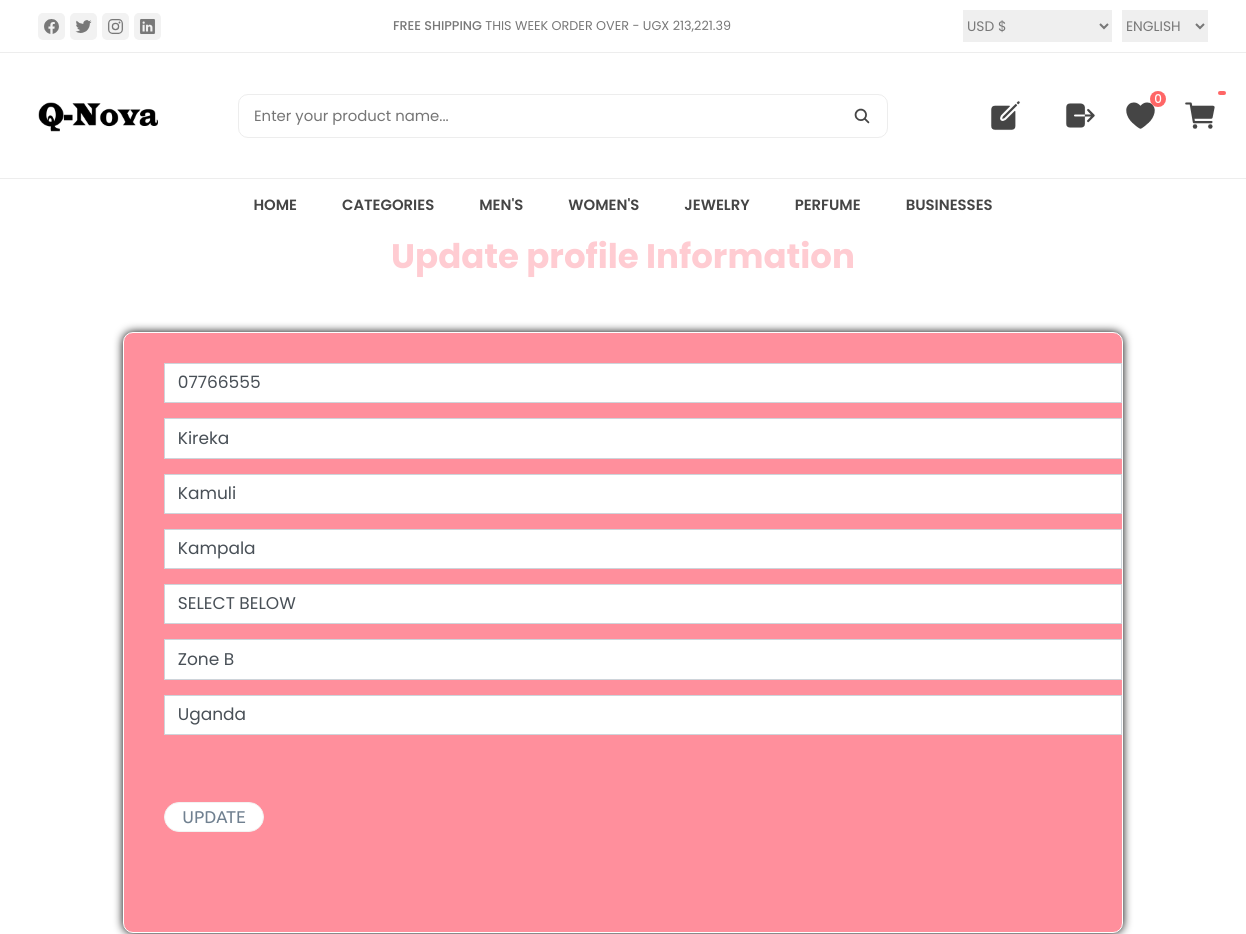
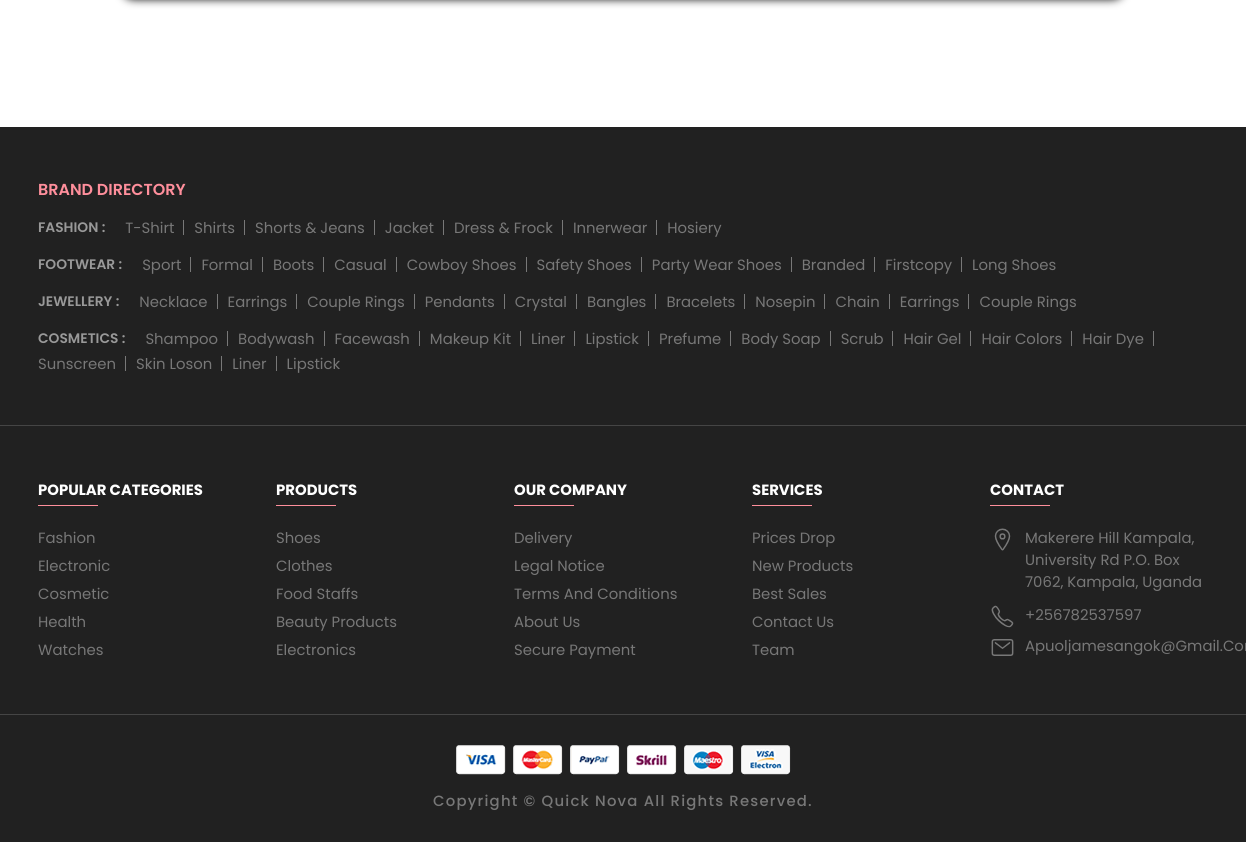
The page /update_info/ (signed in) on the database its author committed (2 pictures, top to bottom).
### home/models.py (models this page shows, shortened)
class Profile(models.Model):
    user=models.OneToOneField(User, on_delete=models.CASCADE)
    date_modified=models.DateTimeField(User, auto_now=True)
    phone=models.CharField(max_length=20, blank=True)
    address1=models.CharField(max_length=200, blank=True)
    address2=models.CharField(max_length=200, blank=True)
    city=models.CharField(max_length=200, blank=True)
    state=models.CharField(max_length=200, blank=True)
    zipcode=models.CharField(max_length=200, blank=True)
    country=models.CharField(max_length=200, blank=True)

### home/views.py (the view)
# urls.py: path('update_info/', views.update_info, name='update_info'),
@login_required
def update_info(request):
    try:
        current_user = Profile.objects.get(user__id=request.user.id)
        form = UserInfoForm(request.POST or None, instance=current_user)
    except Profile.DoesNotExist:
        messages.error(request, "No profile found. Please create your profile.")
        return redirect('update_info')  # Assume 'create_profile' is a view that handles profile creation
    if request.method == 'POST':
        if form.is_valid():
            form.save()  # Make sure to call the method with ()
            messages.success(request, "Your Info Has Been Updated!!")
            return redirect('Home')
    return render(request, "update_info.html", {'form': form})

### templates/update_info.html (shortened to what this page needs)
{% extends 'base.html' %}
{% block content %}
<div class="update info" style="margin: 0 auto; max-width: 1000px;">
    <div class="register-header" style="color: hsl(353, 100%, 90%); text-align: center; font-size: 100%;">
        <h1 style="margin: 0; padding: 0;">Update profile Information</h1>
    </div>
    <form class="registration-form" method="POST" action="{% url 'update_info' %}" style="border: 0.5px solid #fff; background: hsl(353, 100%, 78%); border-radius: 10px; box-shadow: 0px 0px 10px #000; box-sizing: border-box; padding-top: 30px; padding-left: 40px; padding-bottom: 10%; margin: 5% auto; text-align: left;">
        {{ form.as_p}}
       <br/><br/>
       <input type="submit" value="Update" style="height: 30px; width: 100px; background: #fff; border: 1px solid #f2f2f2; border-radius: 20px; color: slategrey; text-transform: uppercase; font-family: 'Ubuntu', sans-serif; cursor: pointer;">
    </form>
    <br/>
    <br/><br/>
</div>
</body>
{% endblock%}

### static/assets/css/style-prefix.css (style rules this page uses)
:root { --spanish-gray: hsl(0, 0%, 60%); --sonic-silver: hsl(0, 0%, 47%); --eerie-black: hsl(0, 0%, 13%); --salmon-pink: hsl(353, 100%, 78%); --sandy-brown: hsl(29, 90%, 65%); --bittersweet: hsl(0, 100%, 70%); --ocean-green: hsl(152, 51%, 52%); --davys-gray: hsl(0, 0%, 33%); --cultured: hsl(0, 0%, 93%); --white: hsl(0, 100%, 100%); --onyx: hsl(0, 0%, 27%); --fs-1: 1.563rem; --fs-2: 1.375rem; --fs-3: 1.25rem; --fs-4: 1.125rem; --fs-5: 1rem; --fs-6: 0.938rem; --fs-7: 0.875rem; --fs-8: 0.813rem; --fs-9: 0.75rem; --fs-10: 0.688rem; --fs-11: 0.625rem; --weight-300: 300; --weight-400: 400; --weight-500: 500; --weight-600: 600; --weight-700: 700; --border-radius-md: 10px; --border-radius-sm: 5px; --transition-timing: 0.2s ease; }
*, *::before, *::after { margin: 0; padding: 0; -webkit-box-sizing: border-box; box-sizing: border-box; }
html { font-family: "Poppins", sans-serif; -ms-scroll-chaining: none; overscroll-behavior: contain; }
input { display: block; width: 100%; font: inherit; }
input::placeholder { font: inherit; }
body { background: var(--white); }
@media (min-width: 480px) { :root { --fs-1: 1.875rem; } }
@media (min-width: 768px) { :root { --fs-1: 2.375rem; } }
@media (min-width: 768px) { html { font-size: 17px; } }
@media (min-width: 1024px) { :root { --fs-1: 2.625rem; --fs-2: 1.125rem; } }

### rows shown on the page
Profile: phone "07766555", address1 "Kireka", address2 "Kamuli", city "Kampala", state "SELECT BELOW", zipcode "Zone B", country "Uganda"
